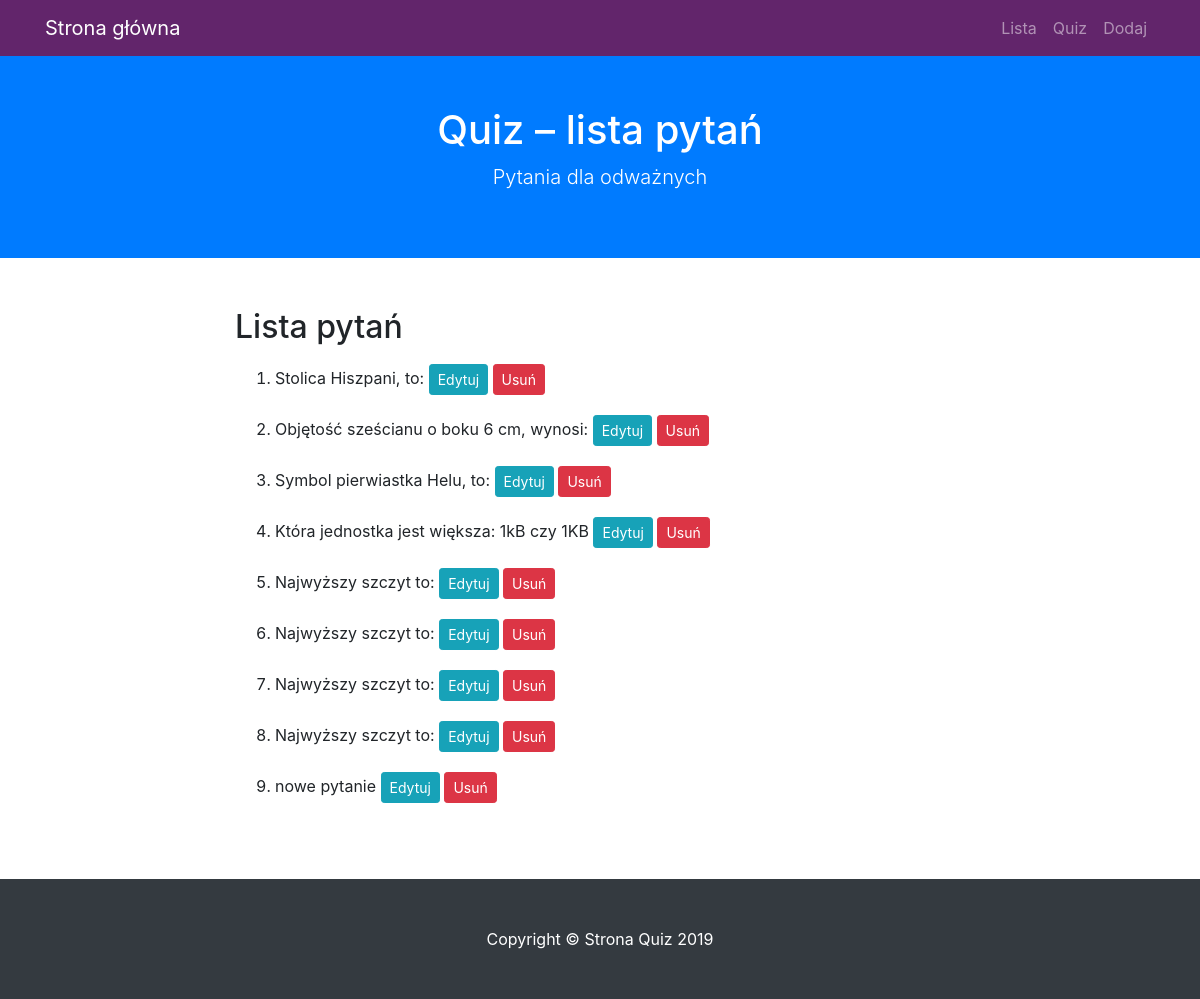
The app's page /lista, older data.
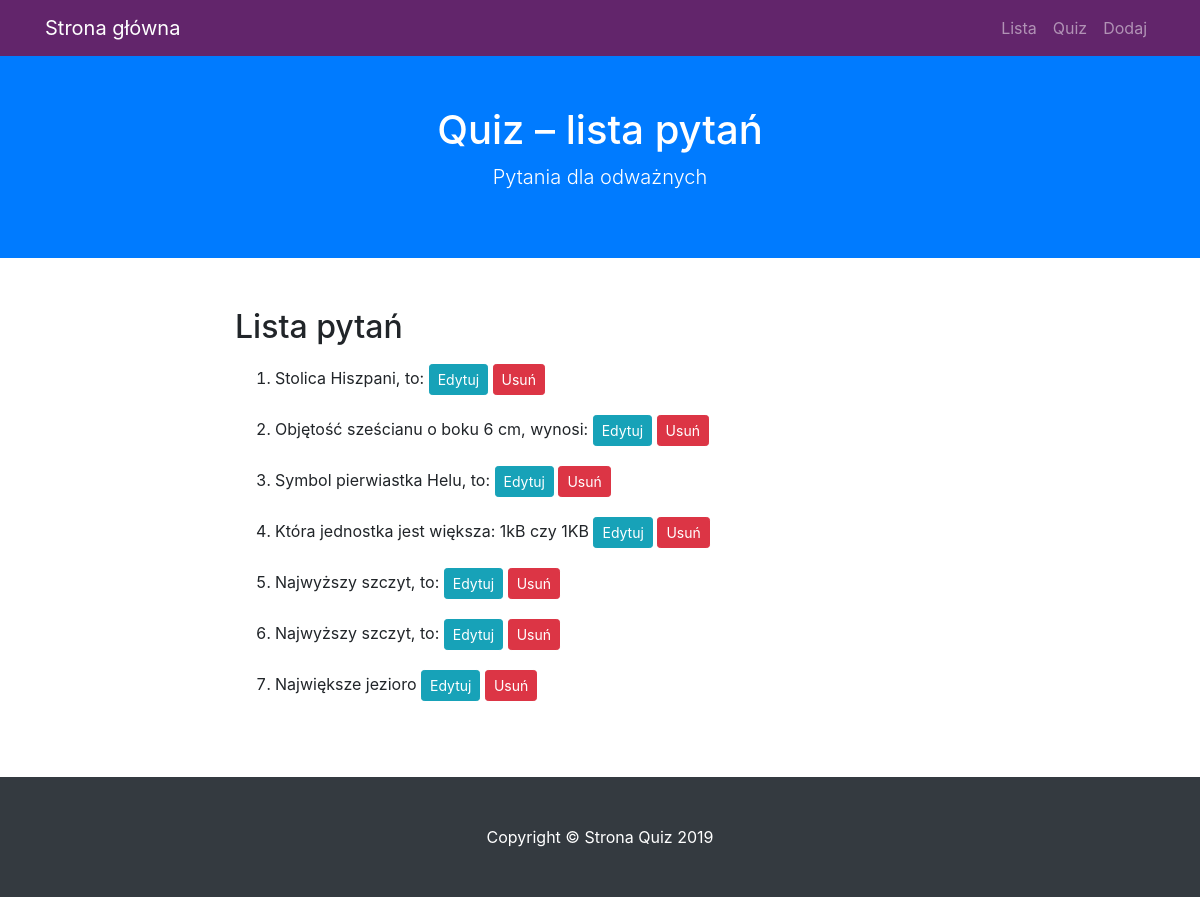
The same page, newer data.
### modele.py (models this page shows)
class BazaModel(Model):
    class Meta:
        database = baza

class Pytanie(BazaModel):
    pytanie = CharField(null=False)
    kategoria = ForeignKeyField(Kategoria, related_name='pytania')

### views.py (the view)
@app.route('/lista')
def lista():
    pytania = Pytanie.select()
    return render_template('lista.html', query=pytania)

### app.py (called while the page is built)
@app.before_request
def before_request():
    g.db = baza
    g.db.connect(reuse_if_open=True)

@app.after_request
def after_request(response):
    g.db.close()
    return response

### templates/lista.html (shortened to what this page needs)
{% extends "szablon.html" %}
{% block h1 %}Quiz – lista pytań{% endblock %}
{% block tresc %}
  <h2>Lista pytań</h2>
  <ol>
    {% for p in query %}
        <li class="elemdel">{{ p.pytanie }}
            <a href="{{ url_for('edytuj', pid=p.id)}}" class="btn btn-sm btn-info">Edytuj</a>
            <a href="{{ url_for('usun', pid=p.id)}}" class="btn btn-sm btn-danger">Usuń</a>
        </li>
    {% endfor %}
  </ol>
{% endblock %}

### templates/szablon.html (shortened to what this page needs)
<!DOCTYPE html>
<html lang="pl">
  <head>
    <link href="{{ url_for('static', filename='vendor/bootstrap/css/bootstrap.min.css') }}" rel="stylesheet">
    <link href="{{ url_for('static', filename='css/scrolling-nav.css') }}" rel="stylesheet">
    <link href="{{ url_for('static', filename='css/style.css') }}" rel="stylesheet">
  </head>
  <body id="page-top">
    <nav class="navbar navbar-expand-lg navbar-dark bg-nawigacja fixed-top" id="mainNav">
      <div class="container">
        <a class="navbar-brand js-scroll-trigger" href="{{ url_for('index') }}">Strona główna</a>
        <div class="collapse navbar-collapse" id="navbarResponsive">
          <ul class="navbar-nav ml-auto">
            <li class="nav-item">
              <a class="nav-link js-scroll-trigger" href="{{ url_for('lista') }}">Lista</a>
            </li>
            <li class="nav-item">
              <a class="nav-link js-scroll-trigger" href="{{ url_for('quiz') }}">Quiz</a>
            </li>
            <li class="nav-item">
              <a class="nav-link js-scroll-trigger" href="{{ url_for('dodaj') }}">Dodaj</a>
            </li>
          </ul>
        </div>
      </div>
    </nav>
    <header class="bg-primary text-white">
      <div class="container text-center">
        <h1>{% block h1 %}{% endblock %}</h1>
        <p class="lead">Pytania dla odważnych</p>
      </div>
    </header>
    <section id="about">
      <div class="container">
        <div class="row">
          <div class="col-lg-8 mx-auto">
            {% block tresc %}{% endblock %}
          </div>
        </div>
      </div>
    </section>
    <footer class="py-5 bg-dark">
      <div class="container">
        <p class="m-0 text-center text-white">Copyright &copy; Strona Quiz 2019</p>
      </div>
    </footer>
  </body>
</html>

### static/css/scrolling-nav.css (style rules this page uses)
header { padding: 154px 0 100px; }
@media (min-width: 992px) { header { padding: 156px 0 100px; } }
section { padding: 150px 0; }

### static/css/style.css (style rules this page uses)
.bg-nawigacja { background-color: #62256B; }
section#about { padding: 50px 0; }
li.elemdel { padding: 10px 0; }
header { padding: 106px 0 50px 0; }

Row changes from the older to the newer data that the page shows:
removed Pytanie: pytanie "Najwyższy szczyt to:"
removed Pytanie: pytanie "nowe pytanie"
changed Pytanie (number 5 of 7 on the later page): pytanie "Najwyższy szczyt to:" → "Najwyższy szczyt, to:"
changed Pytanie (number 6 of 7 on the later page): pytanie "Najwyższy szczyt to:" → "Najwyższy szczyt, to:"
changed Pytanie: pytanie "Najwyższy szczyt to:" → "Największe jezioro"
